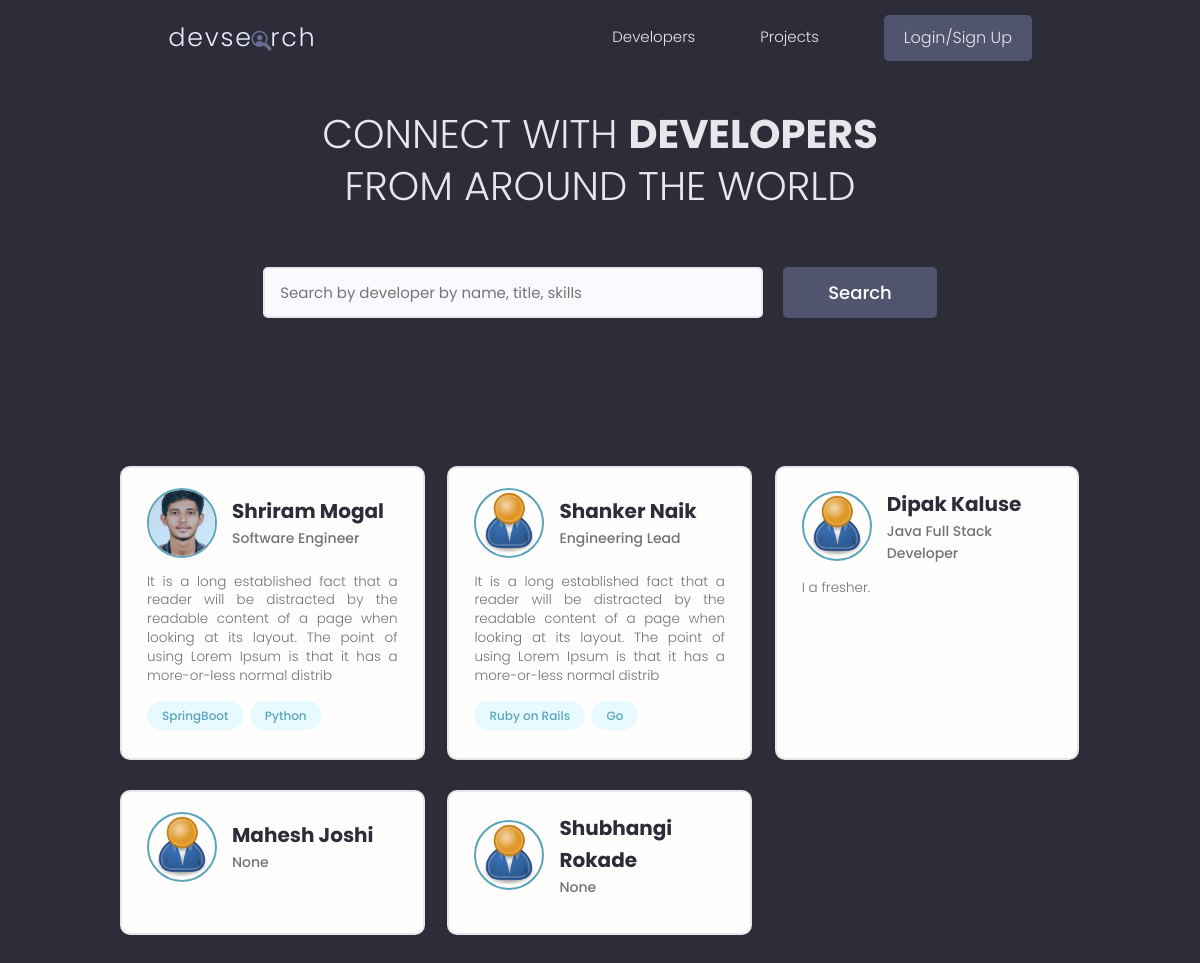
/, run on an earlier commit of the app's database.
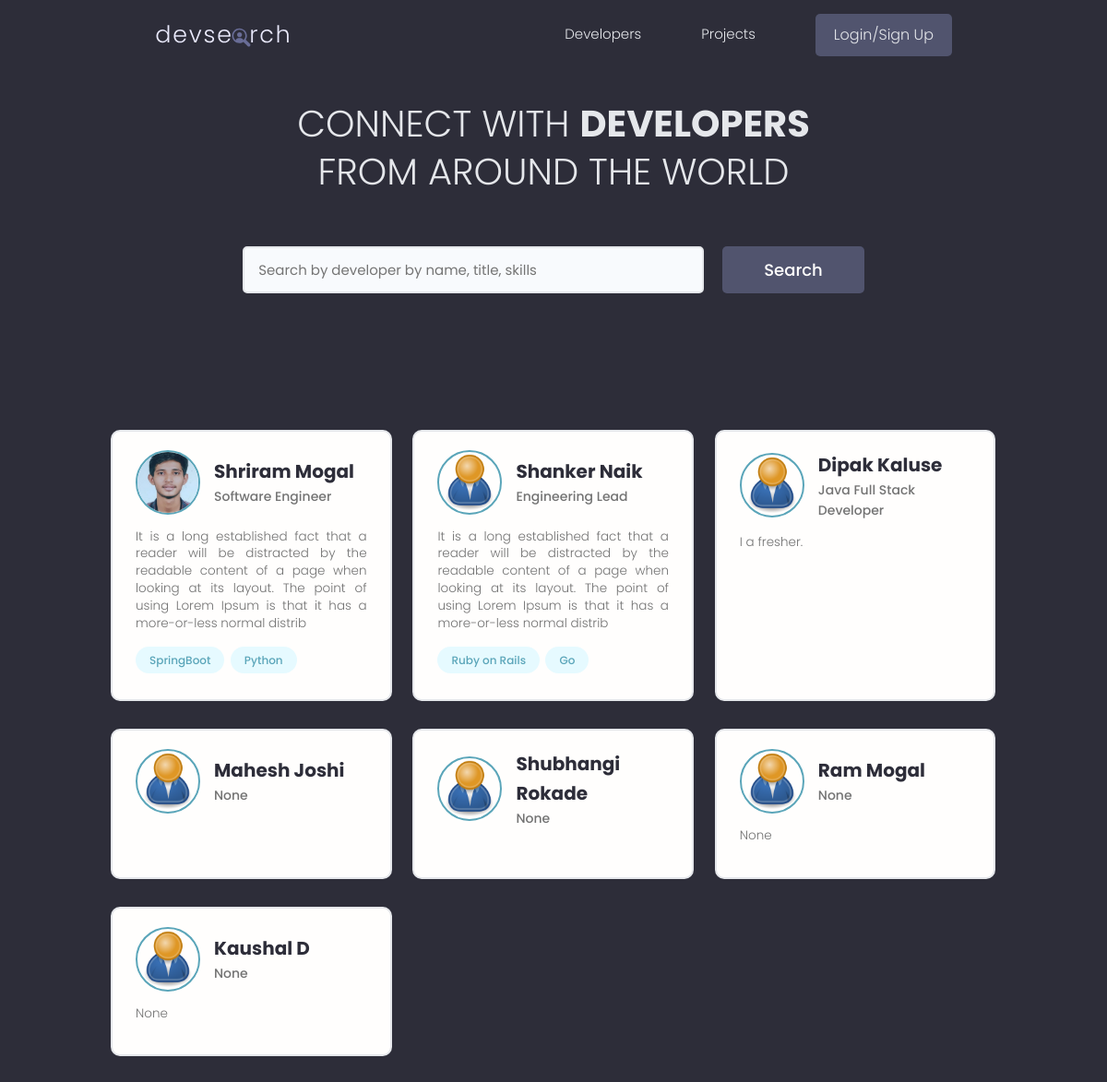
And on a later commit of the database.
### users/models.py (models this page shows, shortened)
class Profile(models.Model):
    user = models.OneToOneField(User, on_delete=models.CASCADE, blank=True, null=True)
    name = models.CharField(max_length=200, blank=True, null=True)
    username = models.CharField(max_length=200, blank=True, null=True)
    email = models.EmailField(max_length=500, blank=True, null=True)
    short_intro = models.CharField(max_length=500, blank=True,null=True)
    intro = models.TextField(max_length=500, blank=True,null=True)
    profile_image = models.ImageField(
        null = True, blank= True, upload_to = 'profiles/',default='profiles/user-default.png')
    location = models.CharField(max_length=200, blank=True, null=True)
    social_github = models.CharField(max_length=200, blank=True, null=True)
    social_twitter = models.CharField(max_length=200, blank=True, null=True)
    social_linkedin = models.CharField(max_length=200, blank=True, null=True)
    social_website = models.CharField(max_length=200, blank=True, null=True)
    social_stackoverflow = models.CharField(max_length=200, blank=True, null=True)
    created = models.DateTimeField(auto_now_add=True)
    id = models.UUIDField(default=uuid.uuid4, unique=True,
                                     primary_key=True, editable=False)
    class Meta:
        ordering = ["created"]

class Skill(models.Model):
    owner = models.ForeignKey(Profile, on_delete=models.CASCADE, blank=True, null=True)
    name = models.CharField(max_length=200, blank=True, null=True)
    description =  models.TextField(max_length=500, blank=True,null=True)
    created = models.DateTimeField(auto_now_add=True)
    id = models.UUIDField(default=uuid.uuid4, unique=True,
                                     primary_key=True, editable=False)
    def __str__(self) -> str:
        return str(self.name)

### users/views.py (the view)
# urls.py: path('', views.profiles, name="profiles"),
def profiles(request):
    profiles, search_query = searchProfiles(request)
    paginator, profiles, custom_range = paginateProfiles(request,profiles)
    context = {'profiles': profiles, "search_query": search_query, "query_set":profiles, "custom_range":custom_range, "paginator": paginator}
    return render(request,"users/profiles.html",context)

### users/utils.py (called while the page is built)
def searchProfiles(request):
    search_query = ""
    if request.GET.get("search_query"):
        search_query = request.GET.get("search_query")
    skills = Skill.objects.filter(name__icontains =search_query)
    profiles = Profile.objects.distinct().filter(Q(name__icontains=search_query) |
    Q(short_intro__icontains=search_query) |
    Q(skill__in=skills))
    return profiles, search_query

def paginateProfiles(request,profiles):
    page = request.GET.get('page')
    results = 9
    paginator = Paginator(profiles,results)
    try:
        profiles = paginator.page(page)
    except PageNotAnInteger:
        page=1
        profiles= paginator.page(page)
    except EmptyPage:
        page = paginator.num_pages
        profiles=paginator.page(page)
    left_index = int(page)-1
    if left_index<1:
        left_index=1
    right_index = int(page)+1
    if right_index> paginator.num_pages:
        right_index = paginator.num_pages
    custom_range =range(left_index, right_index+1)
    return paginator, profiles, custom_range

### users/templates/users/profiles.html (shortened to what this page needs)
{% extends 'main.html' %} {% block content %}
<main class="home">
    <section class="hero-section text-center">
      <div class="container container--narrow">
        <div class="hero-section__box">
          <h2>CONNECT WITH <span>DEVELOPERS</span></h2>
          <h2>FROM AROUND THE WORLD</h2>
        </div>
        <div class="hero-section__search">
          <form class="form" action="{% url 'profiles' %}" method="get" >
            <div class="form__field">
              <input class="input input--text" id="formInput#search" type="text" name="search_query"
                placeholder="Search by developer by name, title, skills"  value="{{search_query}}"/>
            </div>
            <input class="btn btn--sub btn--lg" type="submit" value="Search" />
          </form>
        </div>
      </div>
    </section>
    <section class="devlist">
      <div class="container">
        <div class="grid grid--three">
            {%for profile in profiles%}
          <div class="column card">
            <div class="dev">
              <a href="{% url 'user-profile' profile.id %}" class="card__body">
                <div class="dev__profile">
                  <img class="avatar avatar--md" src="{{profile.profile_image.url}}" alt="image" />
                  <div class="dev__meta">
                    <h3>{{profile.name}}</h3>
                    <h5>{{profile.short_intro}}</h5>
                  </div>
                </div>
                <p class="dev__info">
                  {{profile.intro|slice:"200"}}
                </p>
                <div class="dev__skills">
                    {% for skill in profile.skill_set.all|slice:"5"%}
                  <span class="tag tag--pill tag--main">
                    <small>{{skill}}</small>
                  </span>
                  {%endfor%}
                </div>
              </a>
            </div>
          </div>
{%endfor%}
        </div>
      </div>
    </section>
  </main>
{% endblock content %}

### templates/main.html (shortened to what this page needs)
{% load static %}
<html>
    <head>
        <link rel="stylesheet" href="https://cdn.iconmonstr.com/1.3.0/css/iconmonstr-iconic-font.min.css" />
        <link rel="stylesheet" href="{% static 'uikit/styles/uikit.css' %}" />
        <link rel="stylesheet" href="{% static 'styles/app.css' %}" />
    </head>
    <body>
        {% include 'navbar.html' %}
        {% block content %}
        {% endblock content%}
    </body>
</html>

### templates/navbar.html (shortened to what this page needs)
{% load static%}
<header class="header">
    <div class="container container--narrow">
      <a href="{% url 'profiles' %}" class="header__logo">
        <img src="{% static 'images/logo.svg' %}" alt="DevSearch Logo" />
      </a>
      <nav class="header__nav">
        <ul class="header__menu">
          <li class="header__menuItem"><a href="{%url 'profiles'%}">Developers</a></li>
          <li class="header__menuItem"><a href="{%url 'projects'%}">Projects</a></li>
          {% if request.user.is_authenticated %}
          <li class="header__menuItem"><a href="{%url 'inbox'%}">Inbox</a></li>
          <li class="header__menuItem"><a href="{%url 'account'%}">Account</a></li>
          <li class="header__menuItem"><a href="{% url 'logout' %}" class="btn btn--sub">Log-out</a></li>
          {% else %}
          <li class="header__menuItem"><a href="{% url 'login' %}" class="btn btn--sub">Login/Sign Up</a></li>
          {% endif %}
        </ul>
      </nav>
    </div>

### templates/pagination.html (shortened to what this page needs)
{% load static%}

### static/styles/app.css (style rules this page uses)
:root { --color-sub: #2d2d39; }
.btn--sub { background-color: var(--color-sub-light); }
.card { border: 2px solid var(--color-light); }
img { width: 100%; }
.header { position: sticky; z-index: 111; background-color: var(--color-sub); padding: 1.5rem 0; }
.header > .container { display: flex; justify-content: space-between; align-items: center; }
.header__logo > img { height: 3.8rem; }
.header__nav > ul { display: inline-flex; align-items: center; list-style: none; gap: 6.5rem; }
.header__menuItem > a { color: var(--color-light); font-weight: 300; }
.hero-section { height: 40vh; display: flex; align-items: center; background-color: var(--color-sub); }
.hero-section__box { margin-bottom: 4rem; }
.hero-section__box > h2, .hero-section__box > h2 > span { font-size: 4rem; color: var(--color-light); line-height: 1.3; text-transform: uppercase; }
.hero-section__box > h2 { font-weight: 300; }
.hero-section__box > h2 > span { font-weight: 700; }
.hero-section__search > .form { display: flex; align-items: center; justify-content: center; gap: 2rem; }
.hero-section__search > .form input.input--text { width: 50rem; }
.devlist { margin-top: 8rem; }
.devlist .grid { align-items: stretch; }
.devlist .dev .dev__profile { display: flex; align-items: center; gap: 1.5rem; }
.devlist .dev .dev__meta h3 { color: var(--color-sub); font-size: 2rem; font-weight: 700; }
.devlist .dev .dev__meta h5 { color: var(--color-text); font-size: 1.4rem; font-weight: 500; }
.devlist .dev .dev__info { margin: 1.5rem 0; font-size: 1.35rem; line-height: 1.4; text-align: justify; }

### static/uikit/styles/modules/_variables.css (style rules this page uses)
:root { --color-main: #5aa5b9; --color-main-light: #e6faff; --color-sub: #3f4156; --color-sub-light: #51546e; --color-sub-lighter: #ededfd; --color-text: #737373; --color-gray: #8b8b8b; --color-light: #e5e7eb; --color-light-gray: #767676; --color-bg: #f8fafd; --color-white: #fffefd; --color-white-light: #f3f3f3; --color-success: #359e64; --color-success-bg: #def8e8; --color-error: #fc4b0b; --color-error-bg: #fff2ee; --font-base: 'Poppins', arial, helvetica, 'Segoe UI', roboto, ubuntu, sans-serif; --font-monospace: 'Fira Code', 'Courier New', courier, monospace; --font-regular: 300; --font-medium: 500; --font-bold: 700; --generic-shadow: 1px 1px 5px #00000010; --generic-transition: all 0.3s ease-in-out; }

### static/uikit/styles/modules/_base.css (style rules this page uses)
* { margin: 0; padding: 0; box-sizing: border-box; text-rendering: optimizeLegibility; color: inherit; font-size: inherit; }
html { font-size: 50%; }
@media only screen and (min-width: 480px) { html { font-size: 56.25%; } }
@media only screen and (min-width: 1200px) { html { font-size: 62.5%; } }
body { line-height: 1.6; font-weight: 400; font-size: 1.5rem; color: var(--color-text); background-color: var(--color-bg); min-height: 100vh; }

### static/uikit/styles/modules/_typography.css (style rules this page uses)
* { font-family: var(--font-base); }
h2 { font-size: 3.6rem; font-weight: var(--font-bold); }
h3 { font-size: 3.2rem; font-weight: var(--font-medium); }
h5 { font-size: 2.4rem; font-weight: var(--font-medium); }
h5, h6 { font-weight: var(--font-regular); }
p, span, strong { font-size: 1.6rem; color: var(--color-text); font-weight: var(--font-regular); }
a { padding-bottom: 2px; text-decoration: none; display: inline-block; color: var(--color-main); font-weight: var(--font-medium); }

### static/uikit/styles/modules/_utilities.css (style rules this page uses)
.container { width: 92%; max-width: 165rem; margin: 0 auto; box-sizing: border-box; }
.container--narrow { width: 92%; max-width: 120rem; }
@media screen and (min-width: 1000px) { .container { width: 90%; } }
@media screen and (min-width: 1000px) { .container--narrow { width: 85%; } }
@media screen and (min-width: 1200px) { .container { width: 80%; } }
@media screen and (min-width: 1200px) { .container--narrow { width: 72%; } }
.text-center { text-align: center; }

### static/uikit/styles/modules/_avatar.css (style rules this page uses)
.avatar { border-radius: 50%; border: 2px solid var(--color-main); object-fit: cover; }
.avatar--md { height: 7rem; width: 7rem; }

### static/uikit/styles/modules/_button.css (style rules this page uses)
.btn { display: inline-block; position: relative; cursor: pointer; background-color: var(--color-light); font-weight: var(--font-medium); color: var(--color-sub); text-decoration: none; padding: 1rem 2rem; border-radius: 0.5rem; border: none; width: -webkit-fit-content; width: -moz-fit-content; width: fit-content; height: -webkit-fit-content; height: -moz-fit-content; height: fit-content; font-size: 1.6rem; outline-width: 0; outline-color: transparent; -webkit-backface-visibility: hidden; backface-visibility: hidden; transition: all 0.3s ease-in-out; }
.btn--sub { background-color: var(--color-sub); color: var(--color-white); }
.btn--lg { font-size: 1.8rem; padding: 1.2rem 4.5rem; }

What changed in the data, as far as the page shows it:
added Profile: profile_image (placeholder picture), name "Ram Mogal", short_intro "None", intro "None"
added Profile: profile_image (placeholder picture), name "Kaushal D", short_intro "None", intro "None"
